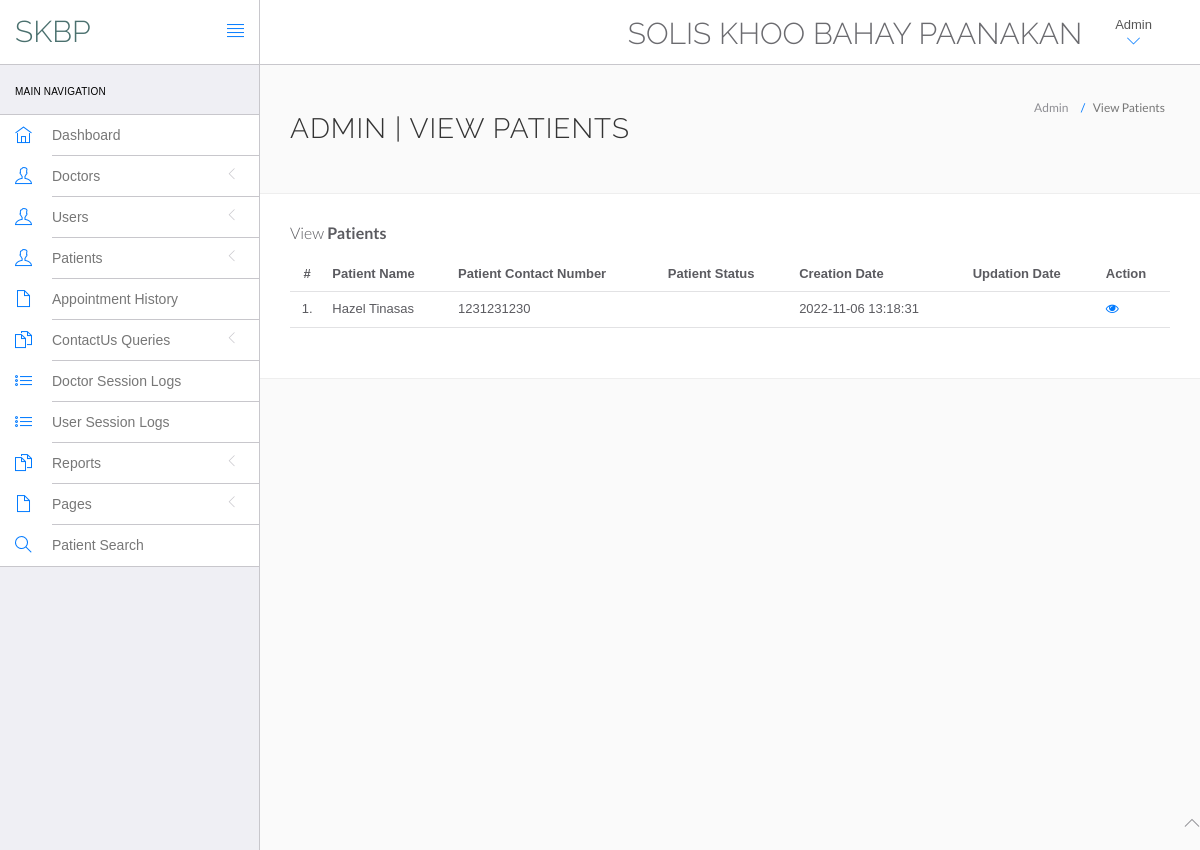
Page /hms/admin/manage-patient.php (signed in) on the committed database.
### tables this page shows
CREATE TABLE `tblpatient` (
  `ID` int(10) NOT NULL,
  `Docid` int(10) DEFAULT NULL,
  `PatientName` varchar(200) DEFAULT NULL,
  `PatientContno` bigint(10) DEFAULT NULL,
  `PatientEmail` varchar(200) DEFAULT NULL,
  `PatientStatus` varchar(50) DEFAULT NULL,
  `PatientAdd` mediumtext DEFAULT NULL,
  `PatientAge` int(10) DEFAULT NULL,
  `PatientMedhis` mediumtext DEFAULT NULL,
  `CreationDate` timestamp NULL DEFAULT current_timestamp(),
  `UpdationDate` timestamp NULL DEFAULT NULL ON UPDATE current_timestamp()
);

### hms/admin/manage-patient.php (the view, shortened to what this page needs)
<?php
include('include/config.php');
if(strlen($_SESSION['id']==0)) {
 header('location:logout.php');
  } else{
?>
<!DOCTYPE html>
<html lang="en">
	<head>
		<link rel="stylesheet" href="vendor/bootstrap/css/bootstrap.min.css">
		<link rel="stylesheet" href="vendor/fontawesome/css/font-awesome.min.css">
		<link rel="stylesheet" href="vendor/themify-icons/themify-icons.min.css">
		<link href="vendor/animate.css/animate.min.css" rel="stylesheet" media="screen">
		<link href="vendor/perfect-scrollbar/perfect-scrollbar.min.css" rel="stylesheet" media="screen">
		<link href="vendor/switchery/switchery.min.css" rel="stylesheet" media="screen">
		<link href="vendor/bootstrap-touchspin/jquery.bootstrap-touchspin.min.css" rel="stylesheet" media="screen">
		<link href="vendor/select2/select2.min.css" rel="stylesheet" media="screen">
		<link href="vendor/bootstrap-datepicker/bootstrap-datepicker3.standalone.min.css" rel="stylesheet" media="screen">
		<link href="vendor/bootstrap-timepicker/bootstrap-timepicker.min.css" rel="stylesheet" media="screen">
		<link rel="stylesheet" href="assets/css/styles.css">
		<link rel="stylesheet" href="assets/css/plugins.css">
		<link rel="stylesheet" href="assets/css/themes/theme-1.css" id="skin_color" />
	</head>
	<body>
		<div id="app">
<?php include('include/sidebar.php');?>
<div class="app-content">
<?php include('include/header.php');?>
<div class="main-content" >
<div class="wrap-content container" id="container">
<section id="page-title">
<div class="row">
<div class="col-sm-8">
<h1 class="mainTitle">Admin | View Patients</h1>
</div>
<ol class="breadcrumb">
<li>
<span>Admin</span>
</li>
<li class="active">
<span>View Patients</span>
</li>
</ol>
</div>
</section>
<div class="container-fluid container-fullw bg-white">
<div class="row">
<div class="col-md-12">
<h5 class="over-title margin-bottom-15">View <span class="text-bold">Patients</span></h5>
<table class="table table-hover" id="sample-table-1">
<thead>
<tr>
<th class="center">#</th>
<th>Patient Name</th>
<th>Patient Contact Number</th>
<th>Patient Status </th>
<th>Creation Date </th>
<th>Updation Date </th>
<th>Action</th>
</tr>
</thead>
<tbody>
<?php
$sql=mysqli_query($con,"select * from tblpatient");
$cnt=1;
while($row=mysqli_fetch_array($sql))
{
?>
<tr>
<td class="center"><?php echo $cnt;?>.</td>
<td class="hidden-xs"><?php echo $row['PatientName'];?></td>
<td><?php echo $row['PatientContno'];?></td>
<td><?php echo $row['PatientGender'];?></td>
<td><?php echo $row['CreationDate'];?></td>
<td><?php echo $row['UpdationDate'];?>
</td>
<td>
<a href="view-patient.php?viewid=<?php echo $row['ID'];?>"><i class="fa fa-eye"></i></a>
</td>
</tr>
<?php
$cnt=$cnt+1;
 }?></tbody>
</table>
</div>
</div>
</div>
</div>
</div>
</div>
</div>
	<?php include('include/footer.php');?>
	</body>
</html>
<?php } ?>

### hms/admin/assets/css/themes/theme-1.css (style rules this page uses)
body { background: #FAFAFA; }

### rows in the picture
tblpatient: PatientName "Hazel Tinasas", PatientContno "1231231230", CreationDate "2022-11-06 13:18:31"
